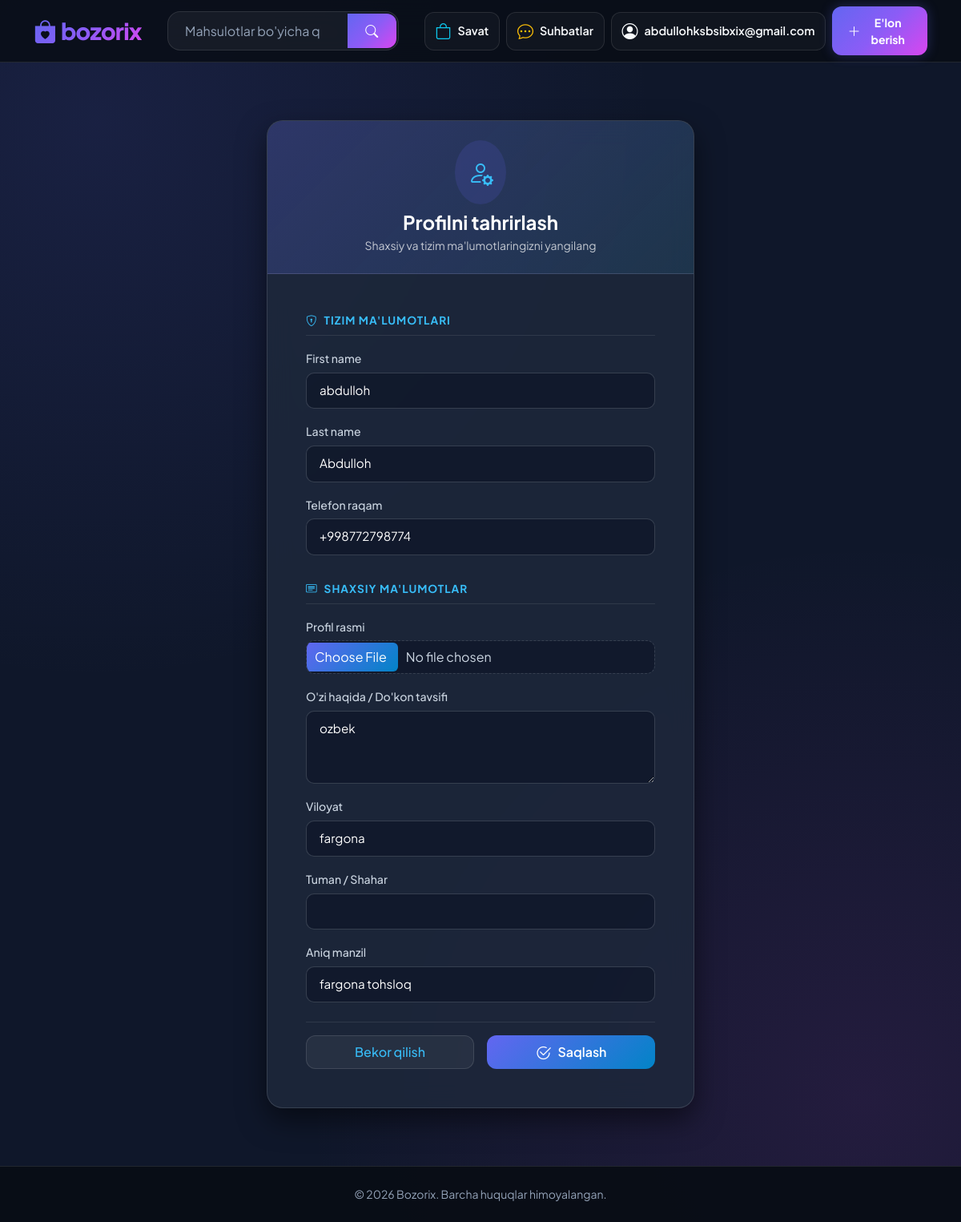
Page /accounts/profile/edit/ (signed in) on the committed database.
### apps/accounts/models.py (models this page shows, shortened)
class User(AbstractUser):
    class UserType(models.TextChoices):
        BUYER = 'BUYER', 'Xaridor'
        SELLER = 'SELLER', 'Sotuvchi'
        MODERATOR = 'MODERATOR', 'Moderator'
        ADMIN = 'ADMIN', 'Admin'
    email = models.EmailField('Email manzil', unique=True)
    phone = models.CharField('Telefon raqam', validators=[phone_regex], max_length=13, unique=True, null=True, blank=True)
    user_type = models.CharField('Foydalanuvchi turi', max_length=20, choices=UserType.choices, default=UserType.BUYER)
    is_verified = models.BooleanField('Tasdiqlangan foydalanuvchi', default=False)
    created_at = models.DateTimeField(auto_now_add=True)
    updated_at = models.DateTimeField(auto_now=True)
    USERNAME_FIELD = 'username'
    REQUIRED_FIELDS = ['email']
    class Meta:
        verbose_name = 'Foydalanuvchi'
        verbose_name_plural = 'Foydalanuvchilar'
        ordering = ['-created_at']

class UserProfile(models.Model):
    user = models.OneToOneField(User, on_delete=models.CASCADE, related_name='profile')
    avatar = models.ImageField('Profil rasmi', upload_to='avatars/%Y/%m/', default='avatars/default.png', blank=True)
    bio = models.TextField('O\'zi haqida / Do\'kon tavsifi', max_length=500, blank=True)
    region = models.CharField('Viloyat', max_length=100, blank=True)
    city = models.CharField('Tuman / Shahar', max_length=100, blank=True)
    address = models.CharField('Aniq manzil', max_length=255, blank=True)
    balance = models.DecimalField('Hisob balansi (so\'m)', max_digits=12, decimal_places=2, default=0.00)

### apps/accounts/views.py (the view)
# urls.py: path('profile/edit/', views.profile_edit_view, name='profile_edit'),
@login_required
def profile_edit_view(request):
    profile, _ = UserProfile.objects.get_or_create(user=request.user)
    if request.method == 'POST':
        u_form = UserUpdateForm(request.POST, instance=request.user)
        p_form = ProfileUpdateForm(request.POST, request.FILES, instance=profile)
        if u_form.is_valid() and p_form.is_valid():
            u_form.save()
            p_form.save()
            messages.success(request, "Profil ma'lumotlaringiz muvaffaqiyatli yangilandi!")
            return redirect('accounts:profile')
    else:
        u_form = UserUpdateForm(instance=request.user)
        p_form = ProfileUpdateForm(instance=profile)
    context = {
        'u_form': u_form,
        'p_form': p_form,
        'profile': profile
    }
    return render(request, 'accounts/profile_edit.html', context)

### apps/accounts/forms.py
class UserUpdateForm(forms.ModelForm):
    class Meta:
        model = User
        fields = ['first_name', 'last_name', 'phone']
        widgets = {
            'first_name': forms.TextInput(attrs={'class': 'form-control'}),
            'last_name': forms.TextInput(attrs={'class': 'form-control'}),
            'phone': forms.TextInput(attrs={'class': 'form-control'}),
        }

class ProfileUpdateForm(forms.ModelForm):
    class Meta:
        model = UserProfile
        fields = ['avatar', 'bio', 'region', 'city', 'address']
        widgets = {
            'bio': forms.Textarea(attrs={'class': 'form-control', 'rows': 3}),
            'region': forms.TextInput(attrs={'class': 'form-control'}),
            'city': forms.TextInput(attrs={'class': 'form-control'}),
            'address': forms.TextInput(attrs={'class': 'form-control'}),
        }

### templates/accounts/profile_edit.html (shortened to what this page needs)
{% extends 'base.html' %}
{% load crispy_forms_tags %}
{% block content %}
<div class="container py-5">
    <div class="row justify-content-center">
        <div class="col-md-9 col-lg-7 col-xl-6">
            <div class="edit-profile-card">
                <div class="profile-header p-4 text-center">
                    <div class="d-inline-flex align-items-center justify-content-center rounded-circle p-3 mb-2" style="background: rgba(99, 102, 241, 0.15);">
                        <i class="bi bi-person-gear fs-2" style="color: var(--accent-cyan);"></i>
                    </div>
                    <h4 class="fw-bold mb-1 text-white">Profilni tahrirlash</h4>
                    <p class="mb-0 text-light opacity-75 small">Shaxsiy va tizim ma'lumotlaringizni yangilang</p>
                </div>
                <div class="p-4 p-md-5 custom-crispy-dark">
                    <form method="post" enctype="multipart/form-data">
                        <div class="mb-4">
                            <div class="section-title border-bottom border-secondary border-opacity-25 pb-2 mb-3 d-flex align-items-center">
                                <i class="bi bi-shield-lock me-2"></i> Tizim ma'lumotlari
                            </div>
                            {{ u_form|crispy }}
                        </div>
                        <div class="mb-4 pt-2">
                            <div class="section-title border-bottom border-secondary border-opacity-25 pb-2 mb-3 d-flex align-items-center">
                                <i class="bi bi-card-heading me-2"></i> Shaxsiy ma'lumotlar
                            </div>
                            {{ p_form|crispy }}
                        </div>
                        <div class="d-flex gap-3 pt-3 border-top border-secondary border-opacity-25 mt-4">
                            <a href="{% url 'accounts:profile' %}" class="btn btn-cancel w-50 py-2.5 text-center d-flex align-items-center justify-content-center">
                                Bekor qilish
                            </a>
                            <button type="submit" class="btn btn-save w-50 py-2.5 d-flex align-items-center justify-content-center">
                                <i class="bi bi-check2-circle me-2 fs-5"></i> Saqlash
                            </button>
                        </div>
                    </form>
                </div>
            </div>
        </div>
    </div>
</div>
{% endblock %}

### templates/base.html (shortened to what this page needs)
<!DOCTYPE html>
<html lang="uz">
<head>
    <link href="https://cdn.jsdelivr.net/npm/bootstrap@5.3.2/dist/css/bootstrap.min.css" rel="stylesheet">
    <link href="https://cdn.jsdelivr.net/npm/bootstrap-icons@1.11.3/font/bootstrap-icons.min.css" rel="stylesheet">
</head>
<body>
    <header class="site-header sticky-top py-2">
        <div class="container">
            <div class="d-flex align-items-center justify-content-between gap-3">
                <a class="brand-logo" href="{% url 'products:product_list' %}">
                    <i class="bi bi-bag-heart-fill"></i>bozorix
                </a>
                <form class="search-box d-none d-md-flex flex-grow-1 mx-3" action="{% url 'products:product_list' %}" method="get" style="max-width: 550px;">
                    <div class="input-group">
                        <input type="search" name="q" class="form-control" placeholder="Mahsulotlar bo'yicha qidiruv..." value="{{ request.GET.q }}">
                        <button class="btn btn-search" type="submit"><i class="bi bi-search"></i></button>
                    </div>
                </form>
                <div class="d-flex align-items-center gap-2">
                    <a href="{% url 'products:cart_detail' %}" class="nav-icon-link d-flex align-items-center gap-2">
                        <i class="bi bi-bag fs-5 text-info"></i>
                        <span class="d-none d-lg-inline">Savat</span>
                    </a>
                    {% if user.is_authenticated %}
                        <a href="{% url 'chat:dialog_list' %}" class="nav-icon-link d-flex align-items-center gap-2">
                            <i class="bi bi-chat-dots fs-5 text-warning"></i>
                            <span class="d-none d-lg-inline">Suhbatlar</span>
                        </a>
                        <div class="dropdown user-dropdown">
                            <a href="#" class="nav-icon-link d-flex align-items-center gap-2 dropdown-toggle" data-bs-toggle="dropdown">
                                {% if user.avatar %}
                                    <img src="{{ user.avatar.url }}" class="rounded-circle" style="width: 28px; height: 28px; object-fit: cover;">
                                {% else %}
                                    <i class="bi bi-person-circle fs-5 style="color: var(--brand-primary)"></i>
                                {% endif %}
                                <span class="fw-semibold">{{ user.username }}</span>
                            </a>
                        </div>
                    {% else %}
                        <a href="{% url 'accounts:login' %}" class="btn btn-outline-light btn-sm fw-semibold me-1 rounded-3 px-3">Kirish</a>
                    {% endif %}
                    <a href="{% url 'products:product_create' %}" class="btn btn-create-post btn-sm d-flex align-items-center gap-1">
                        <i class="bi bi-plus-lg fs-6"></i> E'lon berish
                    </a>
                </div>
            </div>
        </div>
    </header>
    <main class="main-wrapper py-4">
        <div class="container">
            {% block content %}{% endblock %}
        </div>
    </main>
    <footer class="site-footer py-4 mt-auto">
        <div class="container text-center">
            <p class="m-0">&copy; {% now "Y" %} Bozorix. Barcha huquqlar himoyalangan.</p>
        </div>
    </footer>
</body>
</html>

### templates/base.html (style rules this page uses)
:root { --brand-primary: #6366f1; --brand-gradient: linear-gradient(135deg, #6366f1 0%, #8b5cf6 50%, #d946ef 100%); --brand-glow: rgba(99, 102, 241, 0.3); --bg-dark: #090d16; --surface-glass: rgba(18, 26, 43, 0.75); --border-glass: rgba(255, 255, 255, 0.1); --text-main: #f8fafc; --text-sub: #94a3b8; --radius-main: 16px; }
* { box-sizing: border-box; margin: 0; padding: 0; }
body { font-family: 'Plus Jakarta Sans', sans-serif; background-color: var(--bg-dark); color: var(--text-main); display: flex; flex-direction: column; min-height: 100vh; background-image: radial-gradient(circle at 10% 10%, rgba(99, 102, 241, 0.12) 0%, transparent 40%), radial-gradient(circle at 90% 90%, rgba(217, 70, 239, 0.1) 0%, transparent 40%); background-attachment: fixed; }
.main-wrapper { flex: 1; }
.site-header { background: rgba(9, 13, 22, 0.85); backdrop-filter: blur(16px); -webkit-backdrop-filter: blur(16px); border-bottom: 1px solid var(--border-glass); z-index: 1030; }
.brand-logo { font-weight: 800; font-size: 1.8rem; background: var(--brand-gradient); -webkit-background-clip: text; -webkit-text-fill-color: transparent; text-decoration: none; letter-spacing: -0.8px; display: inline-flex; align-items: center; gap: 6px; }
.search-box .input-group { background: rgba(255, 255, 255, 0.05); border: 1px solid var(--border-glass); border-radius: var(--radius-main); padding: 2px; transition: all 0.3s ease; }
.search-box .form-control { background: transparent; border: none; color: #ffffff; padding: 0.6rem 1.2rem; box-shadow: none; }
.search-box .form-control::placeholder { color: var(--text-sub); }
.search-box .btn-search { background: var(--brand-gradient); color: #ffffff; border-radius: 12px; padding: 0.55rem 1.4rem; font-weight: 600; border: none; transition: opacity 0.2s; }
.nav-icon-link { color: var(--text-main); text-decoration: none; font-size: 0.9rem; font-weight: 600; padding: 0.5rem 0.8rem; border-radius: 12px; background: rgba(255, 255, 255, 0.03); border: 1px solid var(--border-glass); transition: all 0.2s ease; position: relative; }
.user-dropdown .dropdown-toggle::after { display: none; }
.btn-create-post { background: var(--brand-gradient); border: none; color: #ffffff; font-weight: 700; border-radius: 12px; padding: 0.6rem 1.2rem; box-shadow: 0 0 15px var(--brand-glow); transition: all 0.3s ease; }
.site-footer { background: rgba(9, 13, 22, 0.95); border-top: 1px solid var(--border-glass); color: var(--text-sub); font-size: 0.875rem; }

### rows in the picture
User: username "abdullohksbsibxix@gmail.com", first_name "abdulloh", last_name "Abdulloh", phone "+998772798774"
UserProfile: bio "ozbek", region "fargona", address "fargona tohsloq"
